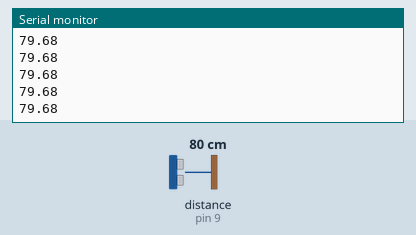
The sketch below on a simulated Arduino Uno, built with avr-gcc and run on an emulated ATmega328P. Shown: the last lines printed to the serial monitor. Wiring (inferred from the names in the program): ultrasonic range finder: trigger pin 8; echo pin 9. The inputs (shaded band) are chosen by the test bench; at power-on: distance to the obstacle (sensor on pin 9) 80 cm. The echo pulse lasts 58.3 µs per cm.

Above: at 1.2 s.
1.3 s: distance to the obstacle (sensor on pin 9) set to 2 cm
At 1.6 s:
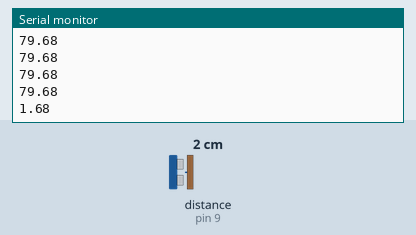
2.8 s: distance to the obstacle (sensor on pin 9) set to 4 cm
At 2.8 s:
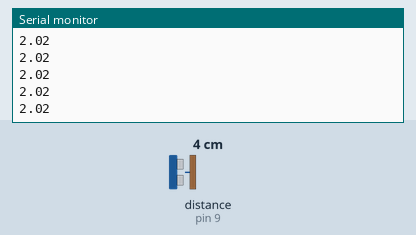
Timing chart, 0 to 5.8 s (numbered marks = the images above; inputs shaded):
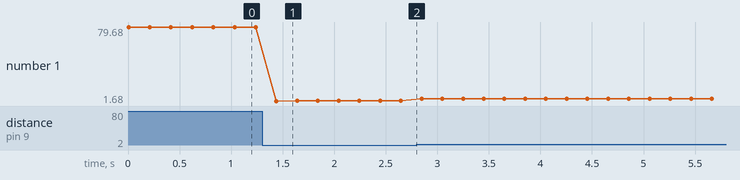

The sketch:

echo-demo.ino
```cpp
// HC-SR04
const int TRIG_PIN = 8;
const int ECHO_PIN = 9;

// Ultrasound HC-SR04 functions
inline void initDistance() {
    pinMode(TRIG_PIN, OUTPUT);
    pinMode(ECHO_PIN, INPUT);
}

inline double getDistance() {
    // trigger sensor with a HIGH pulse of 10us
    digitalWrite(TRIG_PIN, LOW);
    delayMicroseconds(5);
    digitalWrite(TRIG_PIN, HIGH);
    delayMicroseconds(10);
    digitalWrite(TRIG_PIN, LOW);

    double duration = pulseIn(ECHO_PIN, HIGH); // Time in microseconds
    double distance_cm = duration / 2 * 0.0343;
    return distance_cm;
}

void setup() {
    initDistance();
    Serial.begin(230400);
}

void loop() {
    Serial.println(getDistance());
    delay(200);
}
```

Measured:
- after the input at 1.3 s, the serial monitor: prints a new line after 0.14 s (image 1)
- plotted number 1: 79.68 → 2.02 after the input at 1.3 s, 2.02 → 4.03 after the input at 2.8 s
